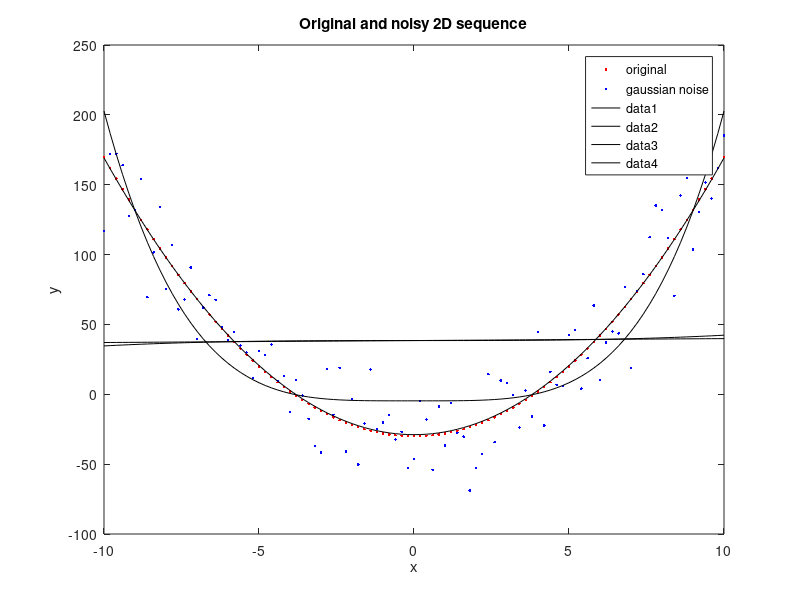

Write MATLAB code to recreate this figure.
clear all
close all
clc


%% Data init
x = [-10:0.2:10];
y = 2*x.^2 + -30; %original
yn = awgn(y, 10,'measured');

% plot them
figure
plot(x,y, '.r')
hold on
plot(x,yn, '.b')
legend('original','gaussian noise')
title('Original and noisy 2D sequence')
xlabel('x')
ylabel('y')

%% Least squares

%models (linear, quadratic, cubic,...)
fun1 = @(x,xdata)x(1)+x(2)*xdata.^1; 
fun2 = @(x,xdata)x(1)+x(2)*xdata.^2; 
fun3 = @(x,xdata)x(1)+x(2)*xdata.^3; 
fun4 = @(x,xdata)x(1)+x(2)*xdata.^4; 

x0 = [1,1,1,1]; % start parameters, amount results in polynom length
% LS fitting
ls1 = lsqcurvefit(fun1,x0,x,yn)
ls2 = lsqcurvefit(fun2,x0,x,yn)
ls3 = lsqcurvefit(fun3,x0,x,yn)
ls4 = lsqcurvefit(fun4,x0,x,yn)

% plot of results
plot(x,fun1(ls1,x), '-black')
plot(x,fun2(ls2,x), '-black')
plot(x,fun3(ls3,x), '-black')
plot(x,fun4(ls4,x), '-black')

%% Maximum likelihood
% https://onlinecourses.science.psu.edu/stat414/node/191

n = length(x);
% simple ML estimator for 2D
% smallest one is best fitting
P1 = 1/n * sum(fun1(ls1,x) - yn)
P2 = 1/n * sum(fun2(ls2,x) - yn)
P3 = 1/n * sum(fun3(ls3,x) - yn)
P4 = 1/n * sum(fun4(ls4,x) - yn)




